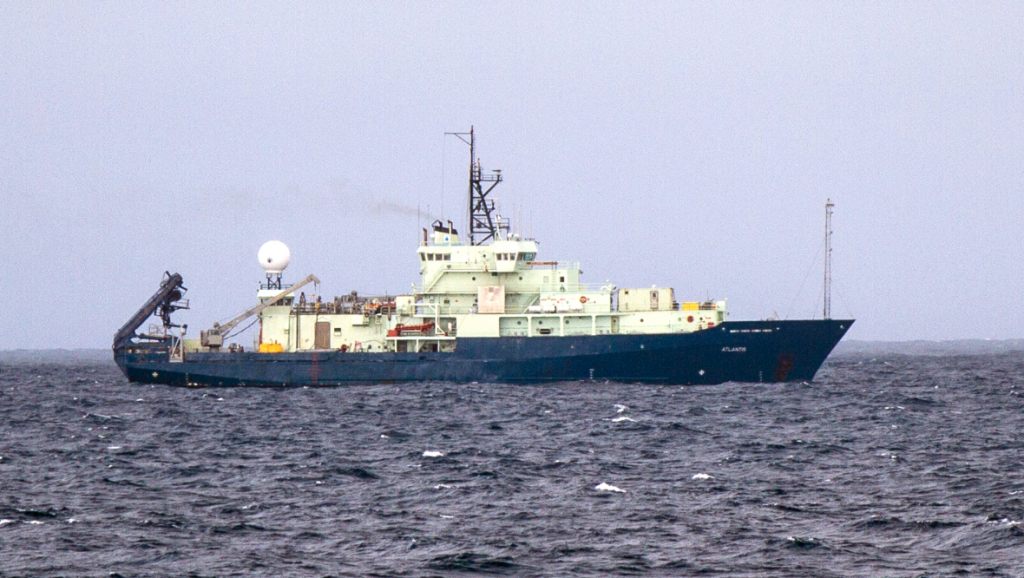
#> input picture basics/Boat Images/Atlantis.png, 1024 x 578 px
$ jupyter execute VISIONS_photo_tour.ipynb   (shell and % lines are left out)   (older library calls are emulated)
#> lines starting #> are read from the running program, lines starting #| are printed output that depends on the picture
#> the sliders are set to choice = Boat Images
# VISIONS brief biology-photo tour

This Jupyter notebook presents an interactive glimpse of ocean life.
The photos are drawn from the ***VISIONS*** cruises, annual explorations
of the northeastern Pacific Ocean from a fleet of 270-foot research ships.

For one month each summer since 2013 *VISIONS* cruises carry sailors, scientists, engineers,
teachers and students out past the continental shelf to Axial seamount, an active underwater
volcano 400 miles from Newport Oregon and 7000 feet below the surface of the ocean.
In this natural laboratory a remotely operated robot explores the geological, physical, chemical
and biological features of the ocean, extending the senses of its human controllers as they
build and maintain a permanent scientific presence, the world's most
advanced undersea observatory: The [Regional Cabled Array](https://interactiveoceans.washington.edu/).

These photos focus on the various creatures living near the surface and down in the depths
of the ocean. Many of the photographs in the dark abyss are illuminated by lights clustered
about robotic cameras.

[cell 1]
###################
#
# Configure
#   Pre-load useful Python libraries
#
###################

import PIL                                   # Python image library
from PIL import Image                        #   ...and particularly Image will be useful
import pathlib                               # file system navigation library

# (commented-out) simple hard-coded image open/render test: R/V Revelle photographed by a drone
# PIL.Image.open(str(pathlib.Path.cwd()) + '/Boat Images/revelle_drone.png')

from matplotlib import pyplot as plt         # plotting library
from matplotlib.pyplot import imshow         # to render images in a "plot" context
import numpy as np                           # numerical Python library

# magic to include plots within the browser view of this notebook

from ipywidgets import widgets, interact     # widgets for creating interactive views
from traitlets import dlink                  # ...and further interactive support


##############
#
# Data map:
#   Folders ('collections') and image filenames for this simple visualization
#
##############
collections = ['Boat Images', 'Surface Images', 'Shallow Critters', 'Deep Critters', 'Seafloor Critters']
imagefilenames = [\
                 ["Atlantis.png", "Jason.jpg", "revelle_drone.png", "thompson.jpg"],\
                 ["mola-mola.jpg", "pacific_white_sided_dolphins.jpg", "pacificdolphin_closeup.jpg",\
                  "shark.jpg", "sunsetonrevelle.jpg"],\
                 ["big_red_shr.jpg", "flatfish_shr_800m.jpg", "rockfish_shr.jpg"],\
                 ["friedegg_jelly.jpg", "huge_rattail_ID_1500m.jpg", "skate_1756m_axial.jpg", "slopebase_fish_2900m.jpg"],\
                 ["babysittersnails.jpg", "crab_dining_axial.jpg", "pink_anemone.jpg", "pompom_anemone.jpg",\
                  "soft_coral.jpg", "yellow_seastar_900m.jpg"]\
                 ]
titles = [\
         ["Vessel: Atlantis", "ROV JASON", "Vessel: Ravelle (from drone)", "Vessel: Thompson"],\
                 ["Mola-mola (sunfish)", "Pacific White Sided Dolphin", "PWSD close-up",\
                  "Unidentified shark", "Sunset on the Revelle"],\
                 ["Red jelly", "Unidentified flatfish", "Unidentified rockfish"],\
                 ["Fried egg jelly", "Large Rat-tail (1500 meters depth)", "Skate (1800 meters depth near Axial)", \
                  "Fish sp."],\
                 ["Babysitter snails", "Crab dining near axial", "Pink anemone", "Pompom anemone",\
                  "Soft coral", "Yellow seastar at 900 meters depth"]\
                 ]

n_collections = len(collections)                                                   # number of collections (5 in fact)
n_images_per_collection = [len(imagefilenames[i]) for i in range(n_collections)]   # number of images in each collection
home_d = str(pathlib.Path.cwd()) + '/'                                             # home directory


############
#
# Display function:
#   Shows a thematic collection of images
#
############

def ShowCollection(choice):
#> called with choice = 'Boat Images'
    collection_index = collections.index(choice)       # given a choice of which collection > get its index
    collection = collections[collection_index]         # the collection name (this could be the same as 'choice')
    nipc = n_images_per_collection[collection_index]   # shorthand for the number of images in this collection

    # lay out a vertical set of subplots: Each will receive an image from this collection
    fig, ax = plt.subplots(n_images_per_collection[collection_index], 1, figsize=(16, 10*nipc))

    # for each image in this collection: Read the image file and display it
    for image_index in range(nipc):
        imagefile = home_d + collection + '/' + imagefilenames[collection_index][image_index]
        pil_image = PIL.Image.open(imagefile)           # one can append .resize((800, 400), Image.ANTIALIAS) here.
#> pil_image is the input picture: PIL image 1024x578 RGBA; mean R, G, B, A 161.6, 165.2, 184.8, 255
        ax[image_index].imshow(np.asarray(pil_image))   # display
        ax[image_index].axis('off')                     # no need to display axis ticks

        # Label each image using the main part of its filename
        ax[image_index].set_title(titles[collection_index][image_index].split('.')[0])

############
#
# Interactive collection picker
#   Choose which collection to view
#
############

interact(ShowCollection, choice=widgets.Select(options=collections, value = collections[0], description='photosets'))
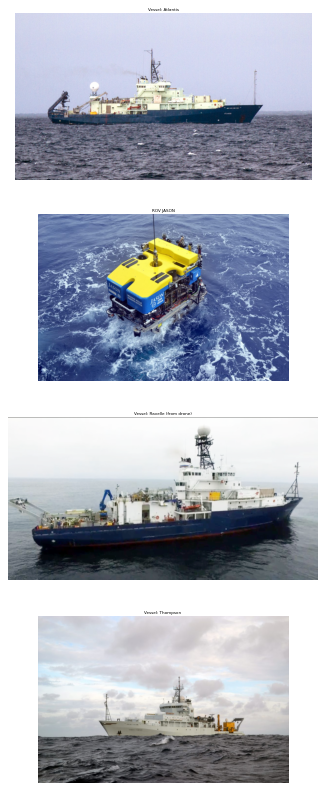
#> figure drawn by matplotlib, 4 panels
